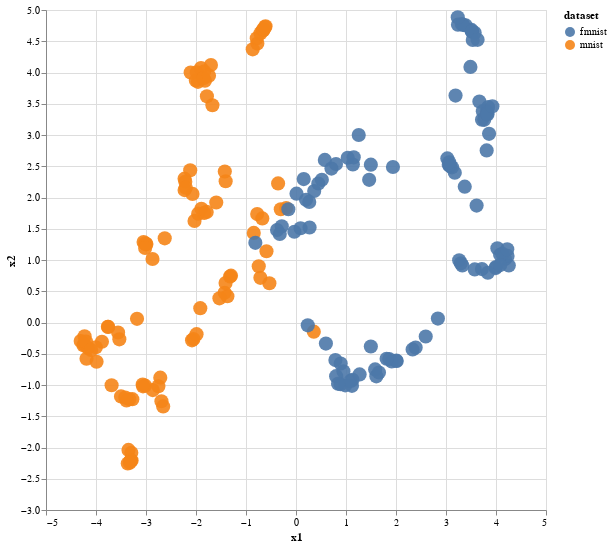

Notebook code cell kept with this figure:
### Code cell
p1 =@vlplot("data"=df,
    mark={"type"=:circle,"size"=200,"opacity"=0.9},
    selection={"grid"={
    "type"=:interval,
    "resolve"=:global,
    "bind"=:scales,
    "translate"="[mousedown[!event.shiftKey], window:mouseup] > window:mousemove!",
                "zoom"="wheel![!event.shiftKey]"}},
    x={:x1,"type"="quantitative"},
    y={:x2,"type"="quantitative"},
    color={:dataset, "type"="nominal"},"height"=500,"width"=500)

### Figure 1 — Vega-Lite specification as saved in the notebook (floating-point values rounded to 4 significant figures; data arrays with more than 128 entries replaced by an {"elided": "..."} marker saying what was removed)
{"data": {"values": {"elided": "200 records"}}, "encoding": {"color": {"field": "dataset", "type": "nominal"}, "x": {"field": "x1", "type": "quantitative"}, "y": {"field": "x2", "type": "quantitative"}}, "height": 500, "mark": {"opacity": 0.9, "size": 200, "type": "circle"}, "selection": {"grid": {"bind": "scales", "resolve": "global", "translate": "[mousedown[!event.shiftKey], window:mouseup] > window:mousemove!", "type": "interval", "zoom": "wheel![!event.shiftKey]"}}, "width": 500}
